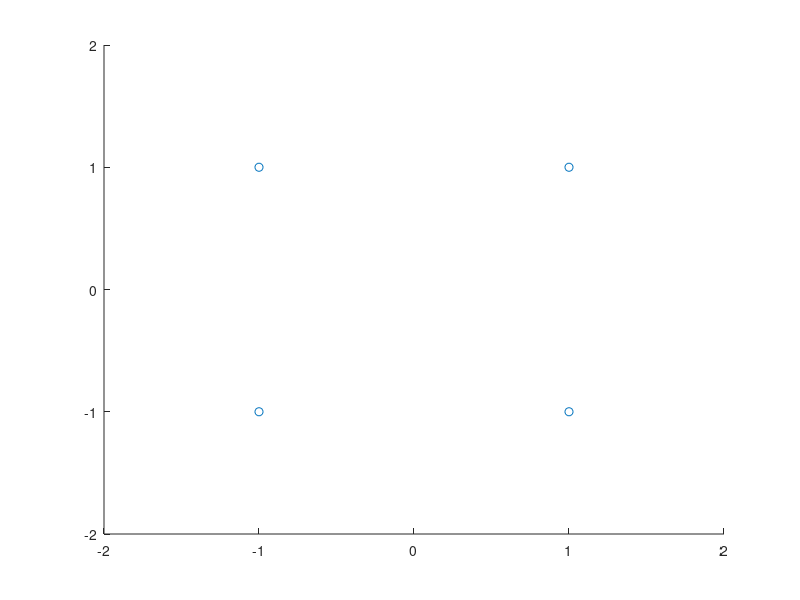

Reproduce this figure in MATLAB. (Note: this script raises an error after producing the figure.)
%%%%% tempLiklihood
close all;
clear all;

a = [1+j -1+j -1-j 1-j];
%sigmaSquared = .3;

for sigmaSquared = 0:.1:1
    for re = -50:50
        for im = -50:50
            x(re+51,im+51) = (re/25) + (im/25)*j;
        end
    end
    real_x = real(x);
    imag_x = imag(x);

    fx = zeros(4, 101, 101);
    fxSum = zeros(1, 101, 101);
    for loop = 1:4
        fx(loop,:,:) = (1/(2*pi*sigmaSquared))*exp((-1/(2*sigmaSquared))*abs((x-a(loop)).^2));
        fxSum(1, :,:) = fxSum(1, :,:) + fx(loop,:,:);
    end

    p_a = zeros(4, 101, 101);
    for loop = 1:4
        p_a(loop,:,:) = fx(loop,:,:) ./ fxSum;
    end
     
    H = zeros(101, 101);
    % probOfX = 1 / (101*101);
    sumOfProb = zeros(101, 101);
    for xCoord = -50:50
        for yCoord = -50:50
            for loop = 1:4
                sumOfProb(xCoord+51,yCoord+51) = sumOfProb(xCoord+51,yCoord+51) + p_a(loop,xCoord+51,yCoord+51)*log2(p_a(loop,xCoord+51,yCoord+51));
            end
            H((xCoord+51), (yCoord+51)) = -(sumOfProb(xCoord+51, yCoord+51)); 
        end
    end

    figure();
    hold on
    plot(a,'o'); % Need to fix where this plots on the z axis
    surface(real_x, imag_x, H);
    title("\sigma^2 = " + string(sigmaSquared));
    xlabel('real');
    ylabel('imaginary');
    zlabel('Equivocation');
    view(45, 60);
    colormap(jet);
    hold off
end
